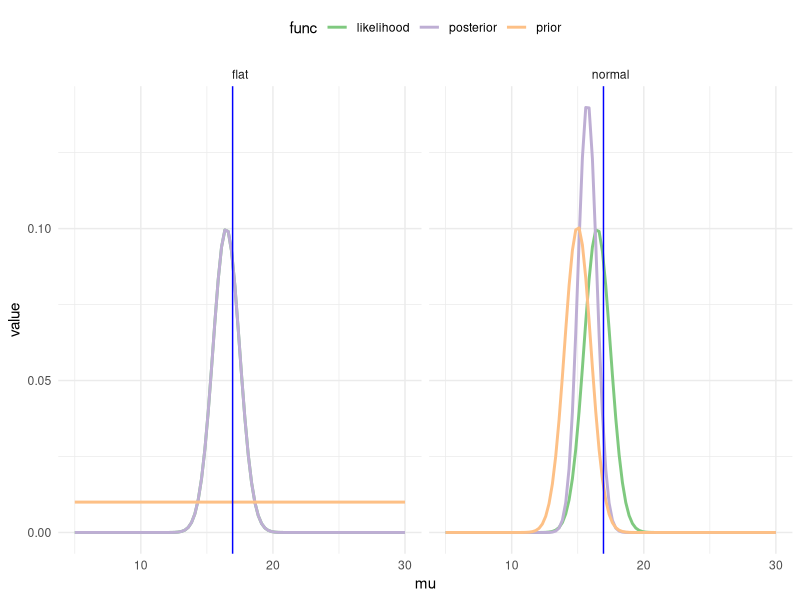
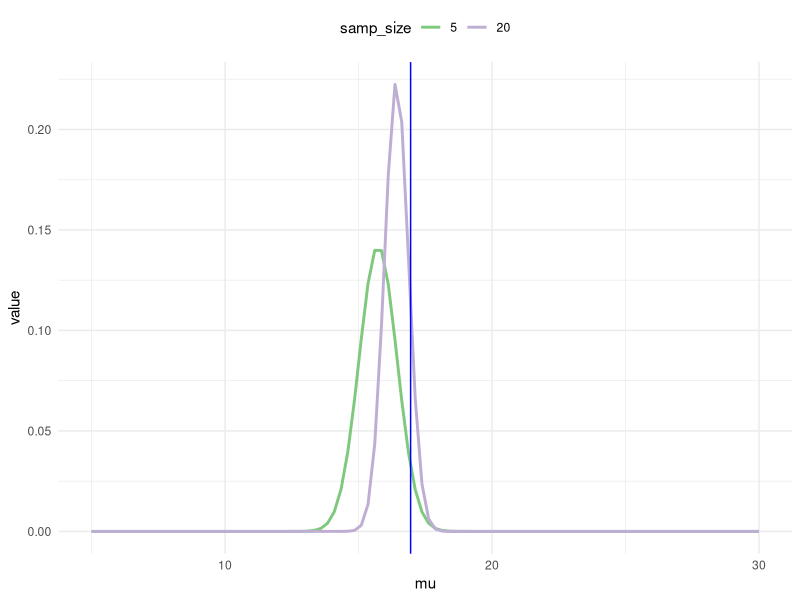

These figures' R source, in order:
## ---- chunk 1
knitr::opts_chunk$set(echo = TRUE)
library(tidyr)
library(ggplot2)
## ---- chunk 2
set.seed(10072023) # lets set the seed to be 10th of July 2023
# How many samples do we have?
N <- 5

# Generate data
sigma <- 2.25
unknown_mu <- runif(1, 10,25)
tree_height <- rnorm(n = N,mean = unknown_mu,sd = sigma) 
## ---- chunk 3
ss <- function(theta,data)
{
  mu <- theta[1]
  #sigma <- exp(theta[2])
  sq_res <- (data - mu)^2
  ss <- sum(sq_res)
  return(ss)
}
## ---- chunk 4
theta <- c(mean(tree_height))
fit <- optim(par=theta,fn=ss,data=tree_height,control=list(fnscale=1))
ss_results <- data.frame(metric=c("mu"),method="optim (SS)",value=fit$par,sd=NA, upper=NA, lower=NA)

## ---- chunk 5
ll <- function(theta,data)
{
  mu <- theta[1]
  sigma <- exp(theta[2])
  like <- (1/(sigma*sqrt(2*pi)))*exp(-0.5*((mu-data)/sigma)^2)
  ll <- sum(log(like))
  return(ll)
}
theta <- c(mean(tree_height),sd(tree_height))
fit <- optim(par=theta,fn=ll,hessian=TRUE,data=tree_height,control=list(fnscale=-1))

# generate 95% confidence intervals from optim by using the Hessian matrix
fisher_info <- solve(-fit$hessian) # invert the negative Hessian matrix
prop_sigma <- sqrt(diag(fisher_info)) # take the square roots of the main diagonals of the variance-covariance matrix (squared root of variance is the std. deviation)
upper <- fit$par+1.96*prop_sigma # asymptotic confidence intervals is mean +/- 1.96*sigma
lower <- fit$par-1.96*prop_sigma
# store the maximum likelihood estimates and 95% CI in a data frame
approx_interval <- data.frame(metric=c("mu","ln(sigma)"),method="optim (Like)",value=fit$par,sd=prop_sigma, upper=upper, lower=lower)
optim_intervals <- merge(approx_interval,ss_results,all=TRUE)
print(optim_intervals)

## ---- chunk 6

# Define a grid of points for mu
grid_size <- 100
mu_grid <- seq(from = 5, to = 30, length = grid_size)
## ---- chunk 7
likelihood <- prior <- posterior <- rep(NA,length(mu_grid))
for(i in 1:length(mu_grid))
{
  likelihood[i] <- sum(dnorm(x = tree_height, mean=mu_grid[i], sd = sigma,log=TRUE))
  prior[i] <- rep(1, length(mu_grid[i])) # flat prior
  posterior[i] <- exp(likelihood[i])*sum(prior[i])  
}

# normalize posterior
posterior <- posterior/(sum(posterior))

# Make data frame
df <- data.frame(mu = mu_grid, likelihood=exp(likelihood)/sum(exp(likelihood)), prior=exp(prior)/sum(exp(prior)), posterior,samp_size=factor(N),prior_type="flat")

## ---- chunk 8

likelihood <- prior <- posterior <- rep(NA,length(mu_grid))
for(i in 1:length(mu_grid))
{
  likelihood[i] <- sum(dnorm(x = tree_height, mean=mu_grid[i], sd = sigma,log=TRUE))
  prior[i] <- dnorm(mu_grid[i],mean=15,sd=1,log=TRUE) # normal prior
  posterior[i] <- exp(likelihood[i])*(exp(prior[i]))  
}
# normalize posterior
posterior <- posterior/(sum(posterior))

# Make data frame
df2 <- data.frame(mu = mu_grid, likelihood=exp(likelihood)/sum(exp(likelihood)), prior=exp(prior)/sum(exp(prior)), posterior,samp_size=factor(N),prior_type="normal")
df_total <- merge(df,df2,all=TRUE)
df_l <- df_total %>% 
  tidyr::gather(key = "func", value = "value", -c("mu","prior_type","samp_size"))
#head(df_l,5)
## ---- chunk 9
ggplot2::ggplot(df_l,aes(x = mu, y = value, color = func)) +
  geom_line(lwd=1) +
  geom_vline(xintercept = unknown_mu, color = "blue") +
  facet_wrap(~prior_type,ncol=2) +
  theme_minimal() + theme(legend.position = "top") +
  scale_color_brewer(type="qual")
## ---- chunk 10
# How many samples do we have?
N <- 20

# Generate data
tree_height <- rnorm(n = N,mean = unknown_mu,sd = sigma)

likelihood <- prior <- posterior <- rep(NA,length(mu_grid))
for(i in 1:length(mu_grid))
{
  likelihood[i] <- sum(dnorm(x = tree_height, mean=mu_grid[i], sd = sigma,log=TRUE))
  prior[i] <- dnorm(mu_grid[i],mean=15,sd=1,log=TRUE) # normal prior
  posterior[i] <- exp(likelihood[i])*exp(prior[i])  
}
# normalize posterior
posterior <- posterior/(sum(posterior))

# Make data frame
df3 <- data.frame(mu = mu_grid, likelihood=exp(likelihood)/sum(exp(likelihood)), prior=exp(prior)/sum(exp(prior)),posterior,samp_size=factor(N),prior_type="normal")
df_all <- merge(df_total,df3,all=TRUE)
df_l <- df_all %>% 
  tidyr::gather(key = "func", value = "value", -c("mu","samp_size","prior_type"))
#head(df_l,5)
ggplot2::ggplot(df_l[df_l$prior_type=="normal" & df_l$func=="posterior",],aes(x = mu, y = value, color = samp_size)) +
  geom_line(lwd=1) +
  geom_vline(xintercept = unknown_mu, color = "blue") +
  theme_minimal() + theme(legend.position = "top") +
  scale_color_brewer(type="qual")
## ---- chunk 11
# calculate the MAP, MEAN, 95% CI, and SD for ln(a) and b
mu_mn <- sum(df3$mu*df3$posterior)
#posterior_samps_lna <- sample(x=norm_post$log_alpha,size=1e4,prob=norm_post$posterior,replace=TRUE)
posterior_samps_mu <- sample(x=df3$mu,size=1e4,prob=df3$posterior,replace=TRUE)
mu_ui <- quantile(posterior_samps_mu,probs=0.975)
mu_li <- quantile(posterior_samps_mu,probs=0.025)
mu_sd <- sqrt(sum(df3$mu^2*df3$posterior) - sum(df3$mu*df3$posterior)^2)
grid_interval <- data.frame(metric=c("mu"),method="grid approx",value=mu_mn,sd=mu_sd, upper=mu_ui, lower=mu_li)

intervals <- merge(optim_intervals,grid_interval,all=TRUE)
print(intervals)

